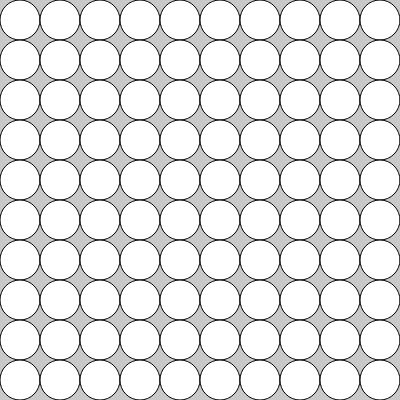
Frame 1 (no input)
Frame 60 (no input): identical to frame 1, image omitted
Frame 120 (the mouse pressed at the canvas centre since frame 60): identical to frame 1, image omitted

The p5.js sketch that drew this single still picture (run headless with seeded random() and noise() and a simulated clock; from frame 60 on, the mouse is pressed at the canvas centre):

// p5.js sketch
// ── sketch.js
function setup() {
  createCanvas(400, 400);
  background(200);
  var dia = width / 10;
  var rad = dia / 2;

  for (i = rad; i <= width; i = i + dia) {
    for (j = rad; j <= height; j = j + dia) {
      ellipse(i, j, dia, dia);
    }
  }
}

function draw() {
  //background(220);
}
